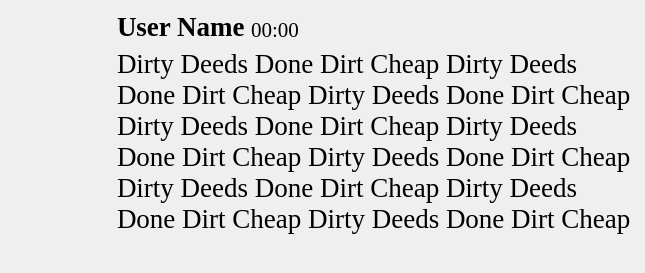
<?xml version="1.0" encoding="UTF-8"?>
<ui version="4.0">
 <class>Form</class>
 <widget class="QWidget" name="Form">
  <property name="geometry">
   <rect>
    <x>0</x>
    <y>0</y>
    <width>645</width>
    <height>273</height>
   </rect>
  </property>
  <property name="windowTitle">
   <string>Form</string>
  </property>
  <layout class="QHBoxLayout" name="horizontalLayout_2">
   <item>
    <layout class="QHBoxLayout" name="horizontalLayout">
     <item>
      <layout class="QVBoxLayout" name="verticalLayout_2">
       <item>
        <widget class="QLabel" name="label_img">
         <property name="sizePolicy">
          <sizepolicy hsizetype="Preferred" vsizetype="Preferred">
           <horstretch>0</horstretch>
           <verstretch>0</verstretch>
          </sizepolicy>
         </property>
         <property name="minimumSize">
          <size>
           <width>100</width>
           <height>100</height>
          </size>
         </property>
         <property name="maximumSize">
          <size>
           <width>100</width>
           <height>100</height>
          </size>
         </property>
         <property name="text">
          <string/>
         </property>
         <property name="alignment">
          <set>Qt::AlignLeading|Qt::AlignLeft|Qt::AlignTop</set>
         </property>
        </widget>
       </item>
       <item>
        <spacer name="verticalSpacer">
         <property name="orientation">
          <enum>Qt::Vertical</enum>
         </property>
         <property name="sizeHint" stdset="0">
          <size>
           <width>20</width>
           <height>40</height>
          </size>
         </property>
        </spacer>
       </item>
      </layout>
     </item>
     <item>
      <layout class="QVBoxLayout" name="verticalLayout">
       <item>
        <layout class="QHBoxLayout" name="horizontalLayout_3" stretch="0,1">
         <item>
          <widget class="QLabel" name="label_username">
           <property name="font">
            <font>
             <family>Times New Roman</family>
             <pointsize>20</pointsize>
             <weight>75</weight>
             <bold>true</bold>
            </font>
           </property>
           <property name="text">
            <string>User Name</string>
           </property>
           <property name="alignment">
            <set>Qt::AlignLeading|Qt::AlignLeft|Qt::AlignTop</set>
           </property>
           <property name="wordWrap">
            <bool>true</bool>
           </property>
          </widget>
         </item>
         <item>
          <widget class="QLabel" name="label_timestamp">
           <property name="font">
            <font>
             <family>Times New Roman</family>
             <pointsize>16</pointsize>
            </font>
           </property>
           <property name="text">
            <string>00:00</string>
           </property>
           <property name="alignment">
            <set>Qt::AlignBottom|Qt::AlignLeading|Qt::AlignLeft</set>
           </property>
          </widget>
         </item>
        </layout>
       </item>
       <item>
        <widget class="QLabel" name="label_msg">
         <property name="sizePolicy">
          <sizepolicy hsizetype="Expanding" vsizetype="Expanding">
           <horstretch>0</horstretch>
           <verstretch>0</verstretch>
          </sizepolicy>
         </property>
         <property name="maximumSize">
          <size>
           <width>1000</width>
           <height>16777215</height>
          </size>
         </property>
         <property name="font">
          <font>
           <family>Times New Roman</family>
           <pointsize>20</pointsize>
          </font>
         </property>
         <property name="text">
          <string>Dirty Deeds Done Dirt Cheap Dirty Deeds Done Dirt Cheap Dirty Deeds Done Dirt Cheap Dirty Deeds Done Dirt Cheap Dirty Deeds Done Dirt Cheap Dirty Deeds Done Dirt Cheap Dirty Deeds Done Dirt Cheap Dirty Deeds Done Dirt Cheap Dirty Deeds Done Dirt Cheap </string>
         </property>
         <property name="alignment">
          <set>Qt::AlignLeading|Qt::AlignLeft|Qt::AlignTop</set>
         </property>
         <property name="wordWrap">
          <bool>true</bool>
         </property>
        </widget>
       </item>
      </layout>
     </item>
    </layout>
   </item>
  </layout>
 </widget>
 <resources/>
 <connections/>
</ui>
